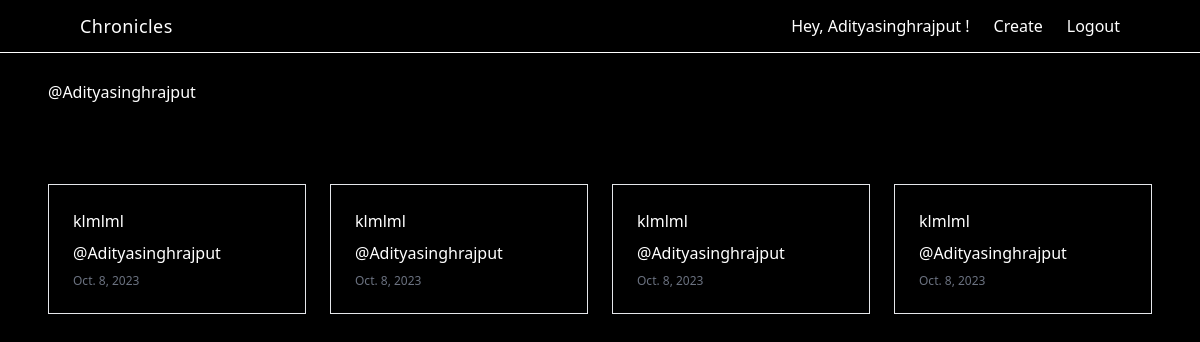
The app's page /viewUser/2, older data.
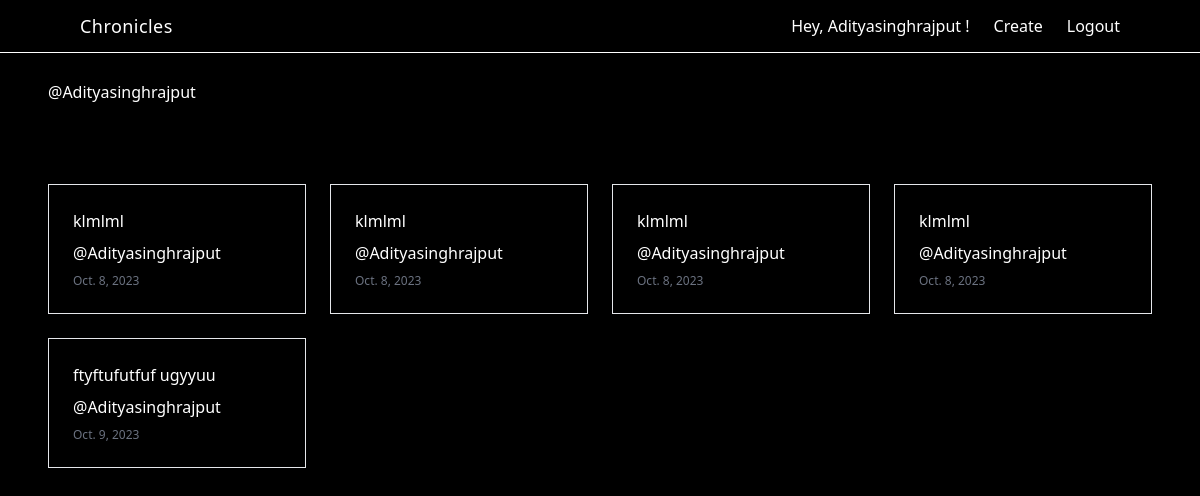
The same page, newer data.
### app/models.py (models this page shows, shortened)
class Notes(models.Model):
    user = models.ForeignKey(User,on_delete=models.CASCADE)
    title = models.CharField(max_length=200)
    content = models.TextField()
    categories = models.ForeignKey(Categories,on_delete=models.CASCADE,null=True,blank=True)
    image = models.ImageField(upload_to="post/" ,null= True,blank= True)
    date = models.DateField(auto_now_add=True)
    likes = models.ManyToManyField('auth.User', related_name='liked_students', through='Like')

### app/views.py (the view)
# urls.py: path('viewUser/<int:id>', viewUser, name='viewUser'),
def viewUser(r,id):
    if id == r.user.id:
       notes = Notes.objects.filter(user = r.user.id)
       context = {'notes':notes}
       return render(r,'viewmyposts.html',context)
    else:
        user = User.objects.get(id = id)
        notes = Notes.objects.filter(user = id)
        context = {'user':user,'notes':notes}
    return render(r,'viewUser.html',context)

### app/templates/viewUser.html
{% extends 'base.html' %}
{% block content %}
<div class="min-h-screen bg-black text-white">
    <div class="pt-20  px-12 ">
        <p>@{{user.username}}</p>
    </div>
    <div class="py-20 w-full  gap-6 px-12  grid grid-cols-4  ">
        {% for note in notes %}
            <div class=" border p-6 space-y-2">
                <p>{{note.content | truncatechars:88}}</p>
                <p > @{{note.user}}</p>
                <p class="my-5 text-xs text-gray-500">{{note.date}}</p>
            </div>
        {% endfor %}
    </div>
</div>
{% endblock content %}

Row changes from the older to the newer data that the page shows:
added Notes: content "ftyftufutfuf ugyyuu", user "Adityasinghrajput", date "Oct. 9, 2023"
